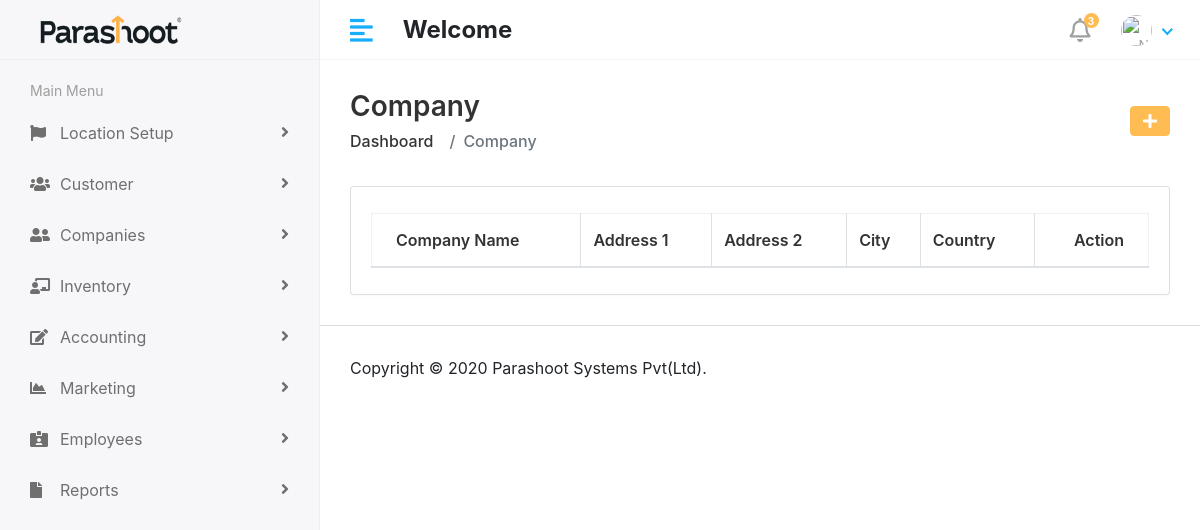
Page /view/company/ on the earlier database version.
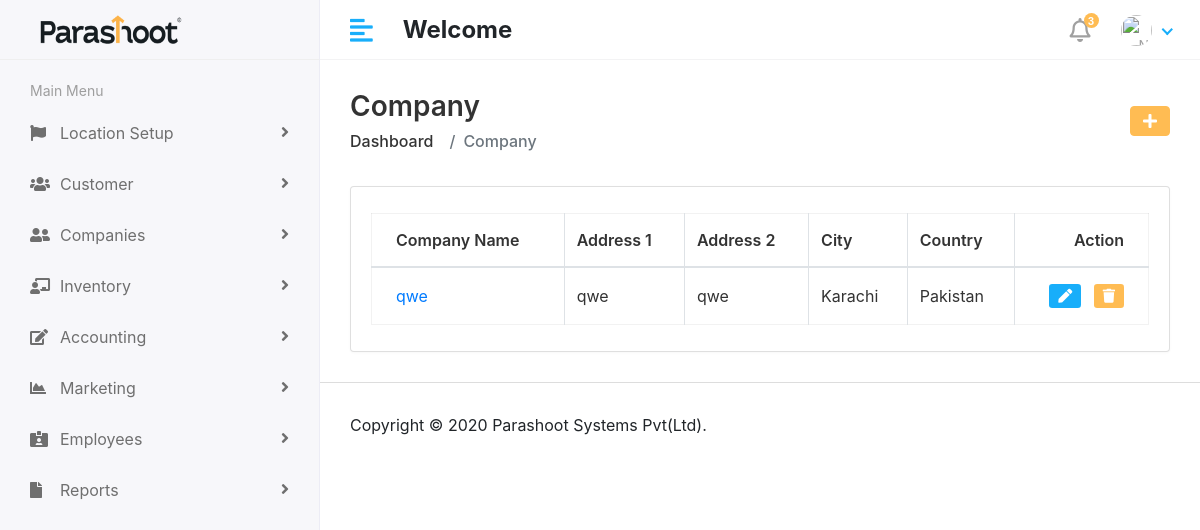
Same page on the later database version.
### parashootapp/models.py (models this page shows, shortened)
class Client(models.Model):
    ClientID = models.AutoField(primary_key=True)
    CompanyName = models.CharField(max_length=255, verbose_name="Company Name")
    Address1 = models.CharField(max_length=500, verbose_name="Address1")
    Address2 = models.CharField(max_length=500, verbose_name="Address2")
    Country = models.ForeignKey(Country, verbose_name="Country", on_delete=models.DO_NOTHING)
    City = models.ForeignKey(City, verbose_name="City", on_delete=models.DO_NOTHING)

class City(models.Model):
    CityID = models.AutoField(primary_key=True)
    CityName = models.CharField(max_length=125, verbose_name='City Name')
    Province = models.ForeignKey(Province, verbose_name='Province Name', on_delete=models.DO_NOTHING)
    def __str__(self):
        return self.CityName

class Country(models.Model):
    CountryID = models.AutoField(primary_key=True)
    CountryName = models.CharField(max_length=125, verbose_name="Country Name")
    def __str__(self):
        return self.CountryName

### parashooterp/views.py (the view)
# urls.py: path('view/company/', views.View_Company, name='view_company'),
def View_Company(request):
    company = Client.objects.all()
    context = {
        'company':company
    }
    return render(request, 'Company/view_company.html', context)

### templates/Company/view_company.html
{% extends 'base.html' %}
{% block content %}
<div class="content container-fluid">
  <div class="page-header">
    <div class="row align-items-center">
      <div class="col">
        <h3 class="page-title">Company</h3>
        <ul class="breadcrumb">
          <li class="breadcrumb-item"><a href="{% url 'hod_home' %}">Dashboard</a></li>
          <li class="breadcrumb-item active">Company</li>
        </ul>
      </div>
      <div class="col-auto text-right float-right ml-auto">
        <a href="{% url 'add_company' %}" class="btn btn-primary"
          ><i class="fas fa-plus"></i
        ></a>
      </div>
    </div>
  </div>
  {% include 'includes/messages.html' %}
  <div class="row">
    <div class="col-sm-12">
      <div class="card card-table">
        <div class="card-body">
          <div class="table-responsive">
            <table id='table_id' class="table table-hover table-bordered table-center mb-0 datatable">
              <thead>
                <tr>
                  <th>Company Name</th>
                  <th>Address 1</th>
                  <th>Address 2</th>
                  <th>City</th>
                  <th>Country</th>
                  <th class="text-right">Action</th>
                </tr>
              </thead>
              <tbody>
                {% for com in company %}
                <tr>
                  <td><a href="">{{com.CompanyName}}</a></td>
                  <td>{{com.Address1}}</td>
                  <td>{{com.Address2}}</td>
                  <td>{{com.City}} </td>
                  <td>{{com.Country}}</td>
                  <td class="text-right">
                    <div class="actions">
                      <a href="{% url 'edit_company' com.ClientID %}"class="btn btn-sm bg-success-light mr-2">
                        <i class="fas fa-pen"></i>
                      </a>
                      <a href="{% url 'delete_company' com.ClientID %}" class="btn btn-sm bg-danger-light">
                        <i class="fas fa-trash"></i>
                      </a>
                    </div>
                  </td>
                </tr>
                {% endfor %}
              </tbody>
            </table>
          </div>
        </div>
      </div>
    </div>
  </div>
</div>
{% endblock %}

### templates/base.html (shortened to what this page needs)
<html lang="en">
{% load static %}
   <head>
      <link rel="stylesheet" href="{% static 'assets/plugins/bootstrap/css/bootstrap.min.css' %}">
      <link rel="stylesheet" href="{% static 'assets/plugins/fontawesome/css/fontawesome.min.css' %}">
      <link rel="stylesheet" href="{% static 'assets/plugins/fontawesome/css/all.min.css' %}">
      <link rel="stylesheet" href="{% static 'assets/css/style.css' %}">
      <link rel="stylesheet" href="{% static 'assets/plugins/datatables/datatables.min.css' %}">
      <link rel="stylesheet" href="{% static 'assets/datetimepicker/jquery-ui.css' %}">
      <link rel="stylesheet" href="{% static 'assets/datetimepicker/jquery-ui-timepicker-addon.css' %}">
      <link rel="stylesheet" href="https://cdn.jsdelivr.net/npm/bootstrap@4.0.0/dist/css/bootstrap.min.css">
   </head>
   <body>
    <div class="main-wrapper">
       {% include 'includes/header.html' %}
       {% include 'includes/sidebar.html' %}
        <div class="page-wrapper">
         {% block content %}
         {% endblock %}
           {% include 'includes/footer.html' %}
        </div>
     </div>
 </body>
</html>

### templates/includes/header.html (shortened to what this page needs)
{% load static %}
<div class="header">
    <div class="header-left">
       <img src="{% static 'assets/img/logo1.png' %}" alt="Logo" width="150" height="40" >
    </div>
    <a href="javascript:void(0);" id="toggle_btn">
    <i class="fas fa-align-left"></i>
    </a>
    <div class="top-nav-search mt-3">
       <h4>
         <strong>Welcome</strong>&nbsp;
       </h4>
    </div>
    <ul class="nav user-menu">
       <li class="nav-item dropdown noti-dropdown">
          <a href="#" class="dropdown-toggle nav-link" data-toggle="dropdown">
          <i class="far fa-bell"></i> <span class="badge badge-pill">3</span>
          </a>
       </li>
       <li class="nav-item dropdown has-arrow">
          <a href="#" class="dropdown-toggle nav-link" data-toggle="dropdown">
            {% if user.profile_pic == "" %}
               <span class="user-img"><img class="rounded-circle" src="{% static 'assets/img/profiles/avatar-01.jpg' %}" width="31" alt="NteK Solutions"></span>
            {% else %}
            <span class="user-img"><img class="rounded-circle" src="/{{user.profile_pic}}" width="31" alt="NteK Solutions"></span>
            {% endif %}
            </a>
       </li>
    </ul>
 </div>

### templates/includes/sidebar.html (shortened to what this page needs)
{% load static %}
<div class="sidebar" id="sidebar">
    <div class="sidebar-inner slimscroll">
       <div id="sidebar-menu" class="sidebar-menu">
          <ul>
             <li class="menu-title">
                <span>Main Menu</span>
             </li>
             <li class="submenu">
               <a href="#"><i class="fas fa-flag"></i> <span> Location Setup</span> <span class="menu-arrow"></span></a>
            </li>
             <li class="submenu">
               <a href="#"><i class="fas fa-users"></i> <span> Customer</span> <span class="menu-arrow"></span></a>
            </li>
             <li class="submenu">
               <a href="#"><i class="fas fa-user-friends"></i> <span> Companies</span> <span class="menu-arrow"></span></a>
            </li>
            <li class="submenu">
               <a href="#"><i class="fas fa-chalkboard-teacher"></i> <span> Inventory</span> <span class="menu-arrow"></span></a>
            </li>
            <li class="submenu">
               <a href="#"><i class="fas fa-edit"></i> <span> Accounting</span> <span class="menu-arrow"></span></a>
            </li>
            <li class="submenu">
               <a href="#"><i class="fas fa-chart-area"></i> <span> Marketing</span> <span class="menu-arrow"></span></a>
            </li>
            <li class="submenu">
               <a href="#"><i class="fas fa-id-card-alt"></i> <span> Employees</span> <span class="menu-arrow"></span></a>
            </li>
            <li class="submenu">
               <a href="#"><i class="fas fa-file"></i> <span> Reports</span> <span class="menu-arrow"></span></a>
            </li>
          </ul>
       </div>
    </div>
 </div>

### templates/includes/messages.html (shortened to what this page needs)
<div class="col-12">
</div>
<div class="col-12">
</div>
<div class="col-12">
</div>

### templates/includes/footer.html
{% load static %}
<footer>
    <p>Copyright © 2020 Parashoot Systems Pvt(Ltd).</p>
 </footer>

Differences in the rows shown:
added Client: CompanyName "qwe", Address1 "qwe", Address2 "qwe", City "Karachi", Country "Pakistan"
